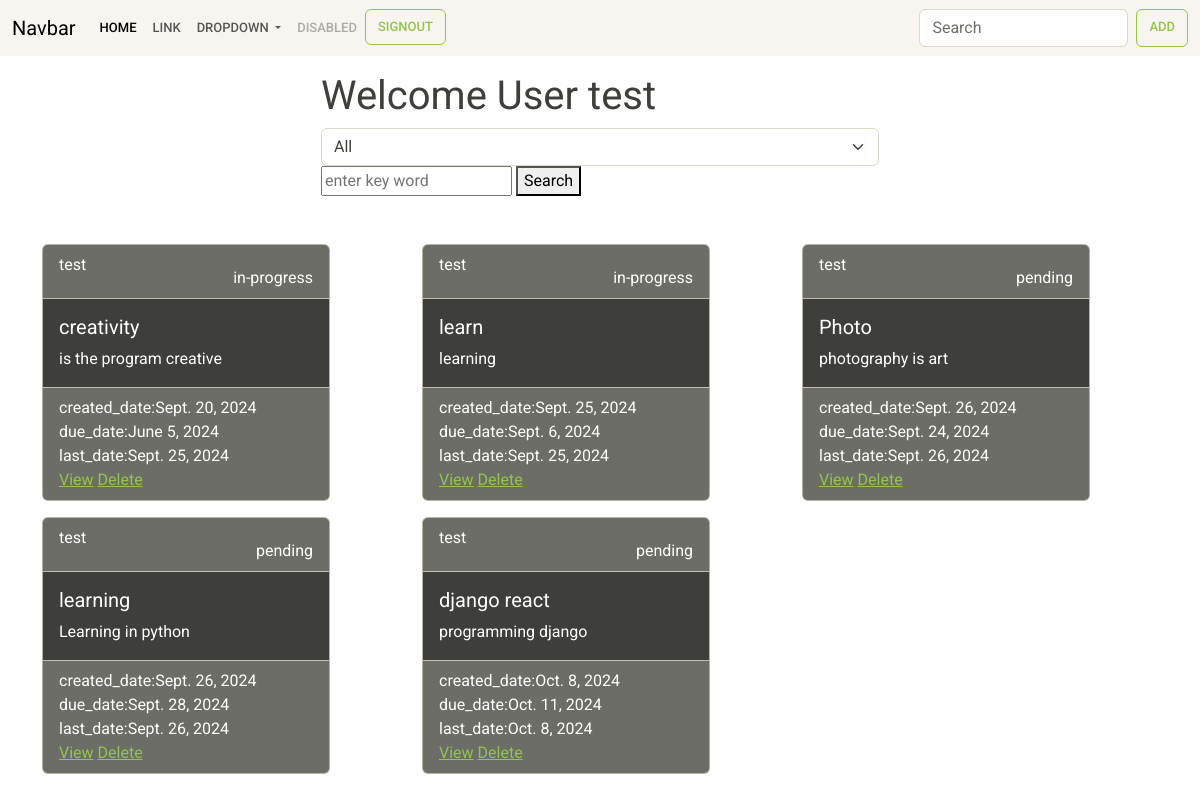
Page /task/all/ (signed in) on the committed database.
### notes/models.py (models this page shows, shortened)
class Task(models.Model):
    title=models.CharField(max_length=200)
    description=models.TextField()
    created_date=models.DateTimeField(auto_now_add=True)
    due_date=models.DateTimeField(null=True)
    category_choices=(
        ("personal","personal"),
        ("business","business")
    )
    category=models.CharField(max_length=200,choices=category_choices,default="personal")
    status_choices=(
        ("pending","pending"),
        ("in-progress","in-progress"),
        ("done","done")
    )
    status=models.CharField(max_length=200,choices=status_choices,default="pending")
    updated_date=models.DateTimeField(auto_now=True)
    user=models.ForeignKey(User,on_delete=models.CASCADE)

### notes/views.py (the view)
# urls.py: path('task/all/',views.TaskListView.as_view(),name="task-list"),
@method_decorator(decs,name="dispatch")
class TaskListView(View):
    def get(self,request,*args,**kwargs):
        if not request.user.is_authenticated:
            return redirect('signin')
        search_text=request.GET.get("search_text")
        selected_category=request.GET.get("category","all")
        if selected_category =="all":
            qs=Task.objects.filter(user=request.user)
        else:
            qs=Task.objects.filter(category=selected_category,user=request.user)
        if search_text!=None:
            qs=Task.objects.filter(user=request.user)
            qs=qs.filter(Q(title__icontains=search_text)|Q(description__icontains=search_text))
        return render(request,"task_list.html",{"tasks":qs,"selected":selected_category})

### notes/templates/task_list.html (shortened to what this page needs)
{%extends 'base.html'%}
{%block main_block%}
<div class="container my-3">
    <div class="w-50 mx-auto">
        <h1>Welcome User {{request.user}}</h1>
        <form action="">
            <select name="category" id="" class="form-select" onchange="this.form.submit()">
                <option value="all"{% if selected == "all"%} selected {%endif%}>All</option>
            </select>
        </form>
        <form action="{%url 'task-list'%}">
            <input type="text" placeholder="enter key word" name="search_text">
            <button type="submit">Search</button>
        </form>
    </div>
</div>
<div class="container mt-5">
    <div class="row">
        {%for t in tasks%}
            <div class="col-4">
                <div class="card text-white bg-dark mb-3" style="max-width: 18rem;">
                    <div class="card-header d-flex justify-content-between">
                        <div>{{t.user}}</div>
                        <div>
                            {{t.status}}
                        </div>
                    </div>
                    <div class="card-body">
                      <h5 class="card-title">{{t.title}}</h5>
                      <p class="card-text">{{t.description}}</p>
                    </div>
                    <div class="card-footer text-body-white">
                        <div>created_date:{{t.created_date|date}}</div>
                        <div>due_date:{{t.due_date|date}}</div>
                        <div>last_date:{{t.updated_date|date}}</div>
                        <a href="{%url 'task-update' t.id%}">View</a>
                        <a href="{%url 'task-delete' t.id%}">Delete</a>
                    </div>
                </div>
            </div>
        {%endfor%}
    </div>
</div>
{%endblock%}

### rows in the picture
Task: user "test", status "in-progress", title "creativity", description "is the program creative", created_date "Sept. 20, 2024", due_date "June 5, 2024", updated_date "Sept. 25, 2024"
Task: user "test", status "in-progress", title "learn", description "learning", created_date "Sept. 25, 2024", due_date "Sept. 6, 2024", updated_date "Sept. 25, 2024"
Task: user "test", status "pending", title "Photo", description "photography is art", created_date "Sept. 26, 2024", due_date "Sept. 24, 2024", updated_date "Sept. 26, 2024"
Task: user "test", status "pending", title "learning", description "Learning in python", created_date "Sept. 26, 2024", due_date "Sept. 28, 2024", updated_date "Sept. 26, 2024"
Task: user "test", status "pending", title "django react", description "programming django", created_date "Oct. 8, 2024", due_date "Oct. 11, 2024", updated_date "Oct. 8, 2024"

### other values in the picture
{{ request.user }} "test"
